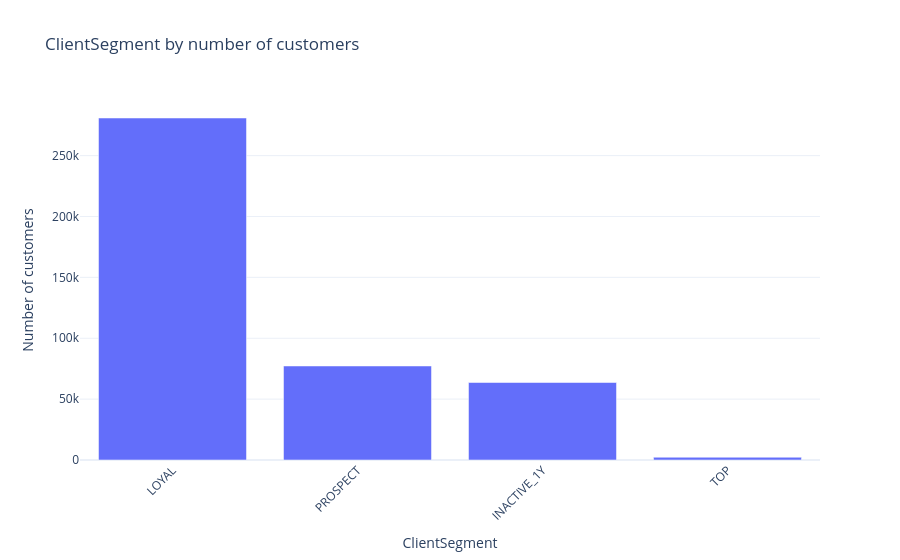
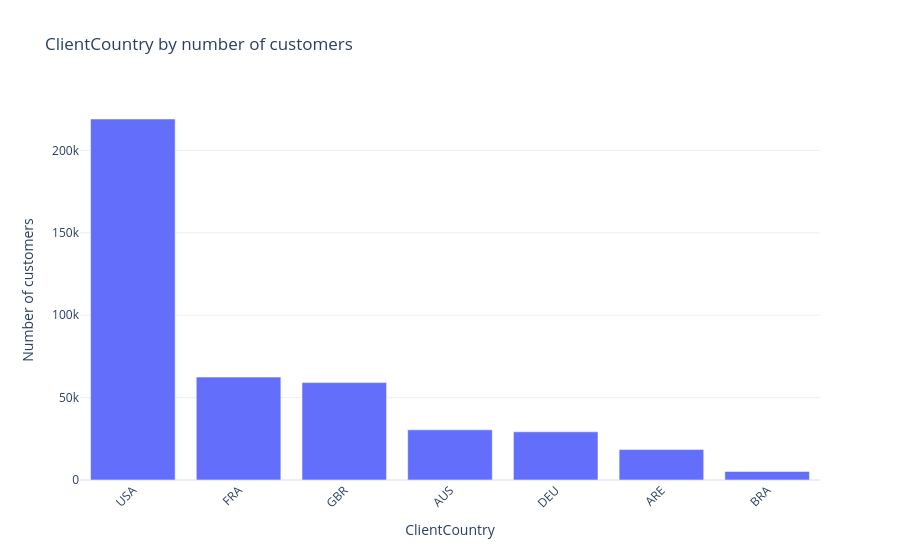
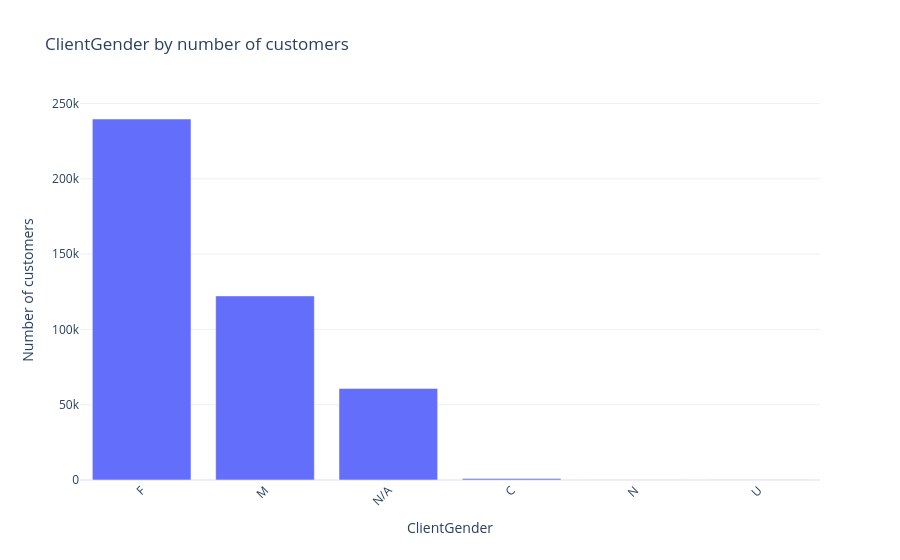

Here is the notebook cell these charts were saved with, in order:
### Markdown cell above
### Focus on df_clients

### Code cell
import plotly.express as px

top_n = 15
for col in ["ClientSegment", "ClientCountry", "ClientGender"]:
    plot_df = df_clients.groupby(col).agg(customers_count=(col, "count")).sort_values("customers_count", ascending = False).reset_index().head(top_n)

    fig = px.bar(
        plot_df,
        x=col,
        y="customers_count",
        title=f"{col} by number of customers",
        labels={
            "customers_count": "Number of customers"
        }
    )

    fig.update_layout(
        xaxis_tickangle=-45,
        template="plotly_white"
    )

    fig.show()

### Figure 1 — Plotly figure (JSON) as saved in the notebook; plotly's stock layout.template omitted (floating-point values rounded to 4 significant figures)
{"data": [{"hovertemplate": "ClientSegment=%{x}<br>Number of customers=%{y}<extra></extra>", "legendgroup": "", "marker": {"color": "#636efa", "pattern": {"shape": ""}}, "name": "", "orientation": "v", "showlegend": false, "textposition": "auto", "type": "bar", "x": ["LOYAL", "PROSPECT", "INACTIVE_1Y", "TOP"], "xaxis": "x", "y": [280898, 77224, 63651, 2264], "yaxis": "y"}], "layout": {"barmode": "relative", "legend": {"tracegroupgap": 0}, "title": {"text": "ClientSegment by number of customers"}, "xaxis": {"anchor": "y", "domain": [0, 1], "tickangle": -45, "title": {"text": "ClientSegment"}}, "yaxis": {"anchor": "x", "domain": [0, 1], "title": {"text": "Number of customers"}}}}

### Figure 2 — Plotly figure (JSON) as saved in the notebook; plotly's stock layout.template omitted (floating-point values rounded to 4 significant figures)
{"data": [{"hovertemplate": "ClientCountry=%{x}<br>Number of customers=%{y}<extra></extra>", "legendgroup": "", "marker": {"color": "#636efa", "pattern": {"shape": ""}}, "name": "", "orientation": "v", "showlegend": false, "textposition": "auto", "type": "bar", "x": ["USA", "FRA", "GBR", "AUS", "DEU", "ARE", "BRA"], "xaxis": "x", "y": [219056, 62444, 59116, 30456, 29242, 18492, 5231], "yaxis": "y"}], "layout": {"barmode": "relative", "legend": {"tracegroupgap": 0}, "title": {"text": "ClientCountry by number of customers"}, "xaxis": {"anchor": "y", "domain": [0, 1], "tickangle": -45, "title": {"text": "ClientCountry"}}, "yaxis": {"anchor": "x", "domain": [0, 1], "title": {"text": "Number of customers"}}}}

### Figure 3 — Plotly figure (JSON) as saved in the notebook; plotly's stock layout.template omitted (floating-point values rounded to 4 significant figures)
{"data": [{"hovertemplate": "ClientGender=%{x}<br>Number of customers=%{y}<extra></extra>", "legendgroup": "", "marker": {"color": "#636efa", "pattern": {"shape": ""}}, "name": "", "orientation": "v", "showlegend": false, "textposition": "auto", "type": "bar", "x": ["F", "M", "N/A", "C", "N", "U"], "xaxis": "x", "y": [239669, 122210, 60795, 945, 216, 202], "yaxis": "y"}], "layout": {"barmode": "relative", "legend": {"tracegroupgap": 0}, "title": {"text": "ClientGender by number of customers"}, "xaxis": {"anchor": "y", "domain": [0, 1], "tickangle": -45, "title": {"text": "ClientGender"}}, "yaxis": {"anchor": "x", "domain": [0, 1], "title": {"text": "Number of customers"}}}}
